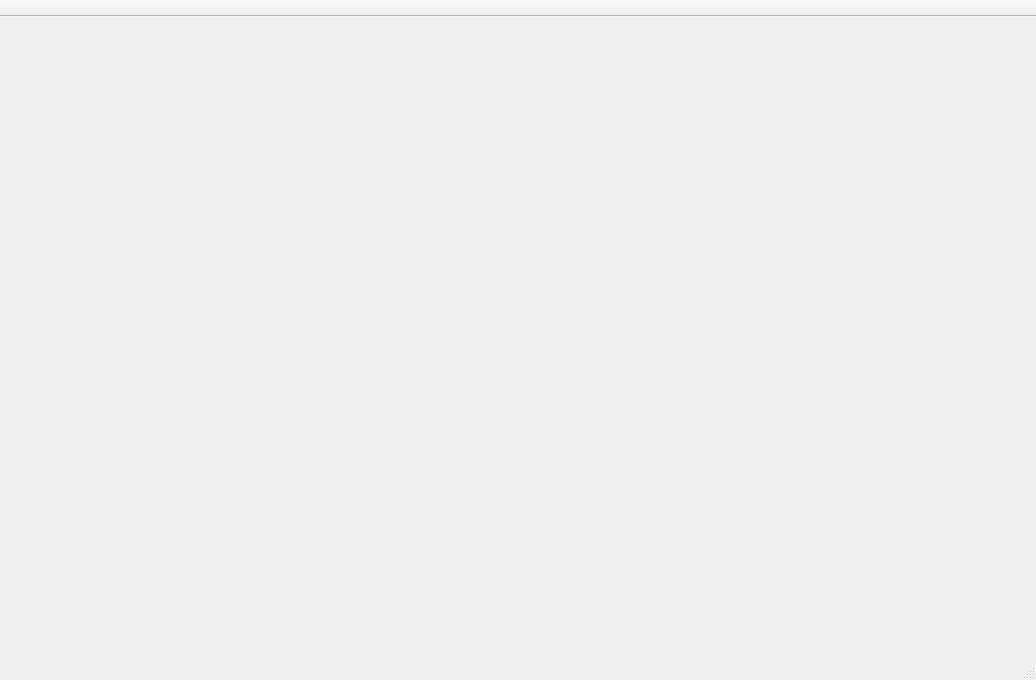
<?xml version="1.0" encoding="UTF-8"?>
<ui version="4.0">
 <class>PaintWindow</class>
 <widget class="QMainWindow" name="PaintWindow">
  <property name="geometry">
   <rect>
    <x>0</x>
    <y>0</y>
    <width>1036</width>
    <height>680</height>
   </rect>
  </property>
  <property name="windowTitle">
   <string>MainWindow</string>
  </property>
  <widget class="QWidget" name="centralwidget">
   <layout class="QVBoxLayout" name="verticalLayout">
    <property name="spacing">
     <number>0</number>
    </property>
    <property name="leftMargin">
     <number>0</number>
    </property>
    <property name="topMargin">
     <number>0</number>
    </property>
    <property name="rightMargin">
     <number>0</number>
    </property>
    <property name="bottomMargin">
     <number>0</number>
    </property>
    <item>
     <widget class="PaintingArea" name="canvas" native="true">
      <property name="sizePolicy">
       <sizepolicy hsizetype="Expanding" vsizetype="Expanding">
        <horstretch>0</horstretch>
        <verstretch>0</verstretch>
       </sizepolicy>
      </property>
      <property name="minimumSize">
       <size>
        <width>200</width>
        <height>200</height>
       </size>
      </property>
     </widget>
    </item>
   </layout>
  </widget>
  <widget class="QStatusBar" name="statusbar"/>
  <widget class="QToolBar" name="toolbar">
   <property name="windowTitle">
    <string>toolBar</string>
   </property>
   <property name="movable">
    <bool>false</bool>
   </property>
   <property name="iconSize">
    <size>
     <width>32</width>
     <height>32</height>
    </size>
   </property>
   <property name="floatable">
    <bool>false</bool>
   </property>
   <attribute name="toolBarArea">
    <enum>TopToolBarArea</enum>
   </attribute>
   <attribute name="toolBarBreak">
    <bool>false</bool>
   </attribute>
  </widget>
 </widget>
 <customwidgets>
  <customwidget>
   <class>PaintingArea</class>
   <extends>QWidget</extends>
   <header>PaintNote.PaintingArea</header>
   <container>1</container>
  </customwidget>
 </customwidgets>
 <resources/>
 <connections/>
</ui>
